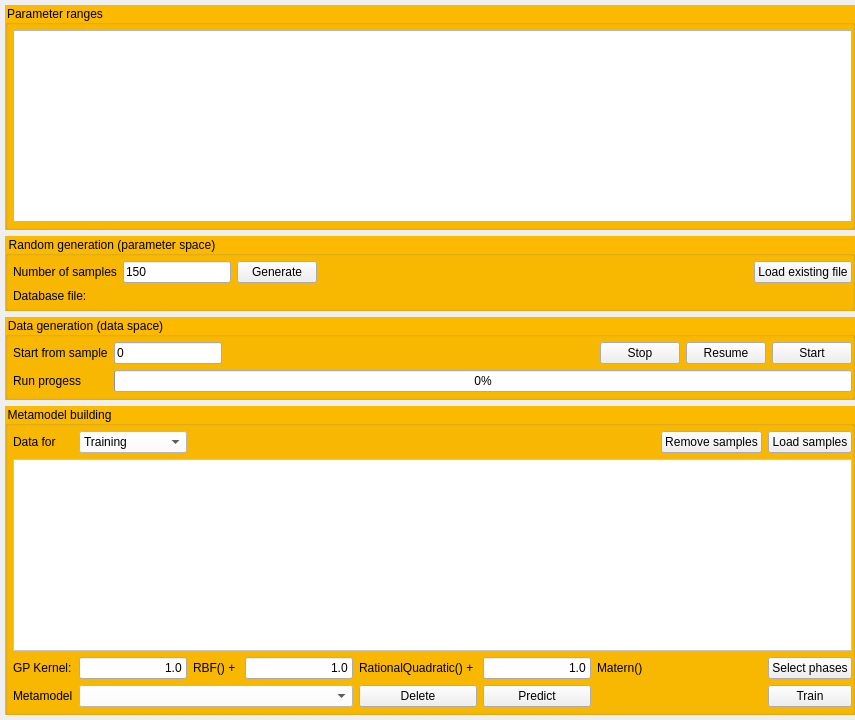
           <widget class="QWidget" name="tab_9">
            <property name="styleSheet">
             <string notr="true">QGroupBox{
background-color: rgb(251, 185, 0);
}</string>
            </property>
            <attribute name="title">
             <string>Metamodeling</string>
            </attribute>
            <layout class="QVBoxLayout" name="verticalLayout_14">
             <property name="leftMargin">
              <number>5</number>
             </property>
             <property name="topMargin">
              <number>5</number>
             </property>
             <property name="rightMargin">
              <number>0</number>
             </property>
             <property name="bottomMargin">
              <number>5</number>
             </property>
             <item>
              <widget class="QGroupBox" name="groupBox_35">
               <property name="title">
                <string>Parameter ranges</string>
               </property>
               <layout class="QGridLayout" name="gridLayout_36">
                <property name="leftMargin">
                 <number>5</number>
                </property>
                <property name="topMargin">
                 <number>5</number>
                </property>
                <property name="rightMargin">
                 <number>0</number>
                </property>
                <property name="bottomMargin">
                 <number>5</number>
                </property>
                <item row="0" column="0">
                 <widget class="QTableWidget" name="tableWidget_15"/>
                </item>
               </layout>
              </widget>
             </item>
             <item>
              <widget class="QGroupBox" name="groupBox_36">
               <property name="title">
                <string>Random generation (parameter space)</string>
               </property>
               <layout class="QGridLayout" name="gridLayout_37">
                <property name="leftMargin">
                 <number>5</number>
                </property>
                <property name="topMargin">
                 <number>5</number>
                </property>
                <property name="rightMargin">
                 <number>0</number>
                </property>
                <property name="bottomMargin">
                 <number>5</number>
                </property>
                <item row="0" column="1">
                 <widget class="QLineEdit" name="lineEdit_48">
                  <property name="sizePolicy">
                   <sizepolicy hsizetype="Minimum" vsizetype="Fixed">
                    <horstretch>0</horstretch>
                    <verstretch>0</verstretch>
                   </sizepolicy>
                  </property>
                  <property name="text">
                   <string>150</string>
                  </property>
                 </widget>
                </item>
                <item row="0" column="0">
                 <widget class="QLabel" name="label_81">
                  <property name="text">
                   <string>Number of samples</string>
                  </property>
                 </widget>
                </item>
                <item row="0" column="3">
                 <spacer name="horizontalSpacer_16">
                  <property name="orientation">
                   <enum>Qt::Horizontal</enum>
                  </property>
                  <property name="sizeHint" stdset="0">
                   <size>
                    <width>272</width>
                    <height>20</height>
                   </size>
                  </property>
                 </spacer>
                </item>
                <item row="0" column="5">
                 <widget class="QPushButton" name="pushButton_74">
                  <property name="text">
                   <string>Load existing file</string>
                  </property>
                 </widget>
                </item>
                <item row="0" column="2">
                 <widget class="QPushButton" name="pushButton_70">
                  <property name="text">
                   <string>Generate</string>
                  </property>
                 </widget>
                </item>
                <item row="1" column="0" colspan="6">
                 <widget class="QLabel" name="label_83">
                  <property name="text">
                   <string>Database file: </string>
                  </property>
                 </widget>
                </item>
               </layout>
              </widget>
             </item>
             <item>
              <widget class="QGroupBox" name="groupBox_37">
               <property name="title">
                <string>Data generation (data space)</string>
               </property>
               <layout class="QGridLayout" name="gridLayout_38">
                <property name="leftMargin">
                 <number>5</number>
                </property>
                <property name="topMargin">
                 <number>5</number>
                </property>
                <property name="rightMargin">
                 <number>0</number>
                </property>
                <property name="bottomMargin">
                 <number>5</number>
                </property>
                <item row="0" column="1">
                 <widget class="QLineEdit" name="lineEdit_49">
                  <property name="sizePolicy">
                   <sizepolicy hsizetype="Minimum" vsizetype="Fixed">
                    <horstretch>0</horstretch>
                    <verstretch>0</verstretch>
                   </sizepolicy>
                  </property>
                  <property name="text">
                   <string>0</string>
                  </property>
                 </widget>
                </item>
                <item row="1" column="0">
                 <widget class="QLabel" name="label_84">
                  <property name="text">
                   <string>Run progess</string>
                  </property>
                 </widget>
                </item>
                <item row="1" column="1" colspan="5">
                 <widget class="QProgressBar" name="progressBar_2">
                  <property name="value">
                   <number>0</number>
                  </property>
                 </widget>
                </item>
                <item row="0" column="3">
                 <widget class="QPushButton" name="pushButton_73">
                  <property name="text">
                   <string>Stop</string>
                  </property>
                 </widget>
                </item>
                <item row="0" column="0">
                 <widget class="QLabel" name="label_82">
                  <property name="text">
                   <string>Start from sample</string>
                  </property>
                 </widget>
                </item>
                <item row="0" column="5">
                 <widget class="QPushButton" name="pushButton_71">
                  <property name="text">
                   <string>Start</string>
                  </property>
                 </widget>
                </item>
                <item row="0" column="2">
                 <spacer name="horizontalSpacer_33">
                  <property name="orientation">
                   <enum>Qt::Horizontal</enum>
                  </property>
                  <property name="sizeHint" stdset="0">
                   <size>
                    <width>165</width>
                    <height>20</height>
                   </size>
                  </property>
                 </spacer>
                </item>
                <item row="0" column="4">
                 <widget class="QPushButton" name="pushButton_72">
                  <property name="text">
                   <string>Resume</string>
                  </property>
                 </widget>
                </item>
               </layout>
              </widget>
             </item>
             <item>
              <widget class="QGroupBox" name="groupBox_27">
               <property name="title">
                <string>Metamodel building</string>
               </property>
               <layout class="QGridLayout" name="gridLayout_24">
                <property name="leftMargin">
                 <number>5</number>
                </property>
                <property name="topMargin">
                 <number>5</number>
                </property>
                <property name="rightMargin">
                 <number>0</number>
                </property>
                <property name="bottomMargin">
                 <number>5</number>
                </property>
                <item row="1" column="9">
                 <widget class="QPushButton" name="pushButton_75">
                  <property name="text">
                   <string>Remove samples</string>
                  </property>
                 </widget>
                </item>
                <item row="5" column="2">
                 <widget class="QLabel" name="label_160">
                  <property name="text">
                   <string>RBF() + </string>
                  </property>
                 </widget>
                </item>
                <item row="5" column="3">
                 <widget class="QLineEdit" name="lineEdit_88">
                  <property name="sizePolicy">
                   <sizepolicy hsizetype="Minimum" vsizetype="Fixed">
                    <horstretch>0</horstretch>
                    <verstretch>0</verstretch>
                   </sizepolicy>
                  </property>
                  <property name="text">
                   <string>1.0</string>
                  </property>
                  <property name="alignment">
                   <set>Qt::AlignRight|Qt::AlignTrailing|Qt::AlignVCenter</set>
                  </property>
                 </widget>
                </item>
                <item row="5" column="0">
                 <widget class="QLabel" name="label_159">
                  <property name="text">
                   <string>GP Kernel:</string>
                  </property>
                 </widget>
                </item>
                <item row="5" column="5">
                 <widget class="QLineEdit" name="lineEdit_89">
                  <property name="sizePolicy">
                   <sizepolicy hsizetype="Minimum" vsizetype="Fixed">
                    <horstretch>0</horstretch>
                    <verstretch>0</verstretch>
                   </sizepolicy>
                  </property>
                  <property name="text">
                   <string>1.0</string>
                  </property>
                  <property name="alignment">
                   <set>Qt::AlignRight|Qt::AlignTrailing|Qt::AlignVCenter</set>
                  </property>
                 </widget>
                </item>
                <item row="5" column="6">
                 <widget class="QLabel" name="label_162">
                  <property name="text">
                   <string>Matern()</string>
                  </property>
                 </widget>
                </item>
                <item row="1" column="10">
                 <widget class="QPushButton" name="pushButton_62">
                  <property name="text">
                   <string>Load samples</string>
                  </property>
                 </widget>
                </item>
                <item row="1" column="1">
                 <widget class="QComboBox" name="comboBox_23">
                  <property name="styleSheet">
                   <string notr="true">background-color: rgb(255, 255, 255);</string>
                  </property>
                  <item>
                   <property name="text">
                    <string>Training</string>
                   </property>
                  </item>
                  <item>
                   <property name="text">
                    <string>Validation</string>
                   </property>
                  </item>
                 </widget>
                </item>
                <item row="1" column="0">
                 <widget class="QLabel" name="label_70">
                  <property name="text">
                   <string>Data for</string>
                  </property>
                 </widget>
                </item>
                <item row="5" column="4">
                 <widget class="QLabel" name="label_161">
                  <property name="text">
                   <string>RationalQuadratic() + </string>
                  </property>
                 </widget>
                </item>
                <item row="1" column="2" colspan="7">
                 <spacer name="horizontalSpacer_24">
                  <property name="orientation">
                   <enum>Qt::Horizontal</enum>
                  </property>
                  <property name="sizeHint" stdset="0">
                   <size>
                    <width>40</width>
                    <height>20</height>
                   </size>
                  </property>
                 </spacer>
                </item>
                <item row="5" column="7" colspan="3">
                 <spacer name="horizontalSpacer_40">
                  <property name="orientation">
                   <enum>Qt::Horizontal</enum>
                  </property>
                  <property name="sizeHint" stdset="0">
                   <size>
                    <width>40</width>
                    <height>20</height>
                   </size>
                  </property>
                 </spacer>
                </item>
                <item row="5" column="1">
                 <widget class="QLineEdit" name="lineEdit_87">
                  <property name="sizePolicy">
                   <sizepolicy hsizetype="Minimum" vsizetype="Fixed">
                    <horstretch>0</horstretch>
                    <verstretch>0</verstretch>
                   </sizepolicy>
                  </property>
                  <property name="layoutDirection">
                   <enum>Qt::LeftToRight</enum>
                  </property>
                  <property name="text">
                   <string>1.0</string>
                  </property>
                  <property name="alignment">
                   <set>Qt::AlignRight|Qt::AlignTrailing|Qt::AlignVCenter</set>
                  </property>
                 </widget>
                </item>
                <item row="3" column="0" colspan="11">
                 <widget class="QListWidget" name="listWidget">
                  <property name="styleSheet">
                   <string notr="true">background-color: rgb(255, 255, 255);</string>
                  </property>
                 </widget>
                </item>
                <item row="6" column="0">
                 <widget class="QLabel" name="label_85">
                  <property name="text">
                   <string>Metamodel</string>
                  </property>
                 </widget>
                </item>
                <item row="6" column="10">
                 <widget class="QPushButton" name="pushButton_76">
                  <property name="text">
                   <string>Train</string>
                  </property>
                 </widget>
                </item>
                <item row="5" column="10">
                 <widget class="QPushButton" name="pushButton_141">
                  <property name="text">
                   <string>Select phases</string>
                  </property>
                 </widget>
                </item>
                <item row="6" column="5">
                 <widget class="QPushButton" name="pushButton_142">
                  <property name="text">
                   <string>Predict</string>
                  </property>
                 </widget>
                </item>
                <item row="6" column="4">
                 <widget class="QPushButton" name="pushButton_143">
                  <property name="text">
                   <string>Delete</string>
                  </property>
                 </widget>
                </item>
                <item row="6" column="1" colspan="3">
                 <widget class="QComboBox" name="comboBox_22">
                  <property name="styleSheet">
                   <string notr="true">background-color: rgb(255, 255, 255);</string>
                  </property>
                 </widget>
                </item>
               </layout>
              </widget>
             </item>
            </layout>
           </widget>
